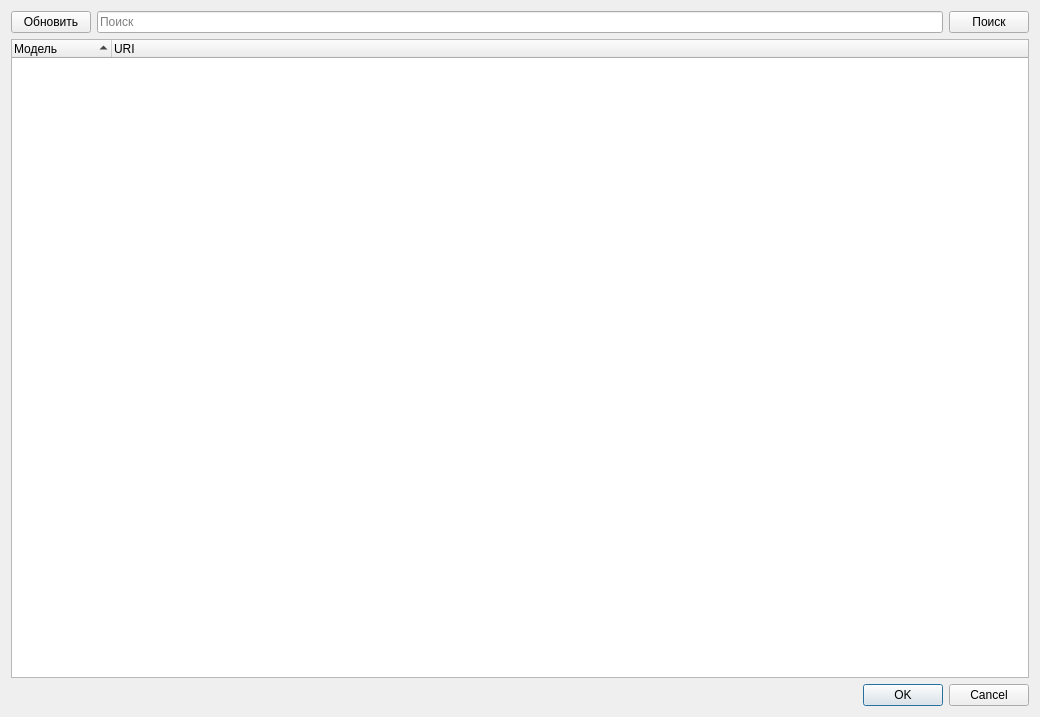
<?xml version="1.0" encoding="UTF-8"?>
<ui version="4.0">
 <class>USBWindow</class>
 <widget class="QDialog" name="USBWindow">
  <property name="geometry">
   <rect>
    <x>0</x>
    <y>0</y>
    <width>1040</width>
    <height>717</height>
   </rect>
  </property>
  <property name="windowTitle">
   <string>USB принтеры</string>
  </property>
  <property name="windowIcon">
   <iconset theme="printer"/>
  </property>
  <layout class="QVBoxLayout" name="verticalLayout_2">
   <item>
    <layout class="QVBoxLayout" name="verticalLayout">
     <item>
      <layout class="QHBoxLayout" name="horizontalLayout_7">
       <item>
        <widget class="QPushButton" name="pushButton_linked_update">
         <property name="text">
          <string>Обновить</string>
         </property>
        </widget>
       </item>
       <item>
        <widget class="QLineEdit" name="lineEdit_linked_search">
         <property name="placeholderText">
          <string>Поиск</string>
         </property>
        </widget>
       </item>
       <item>
        <widget class="QPushButton" name="pushButton_linked_search">
         <property name="text">
          <string>Поиск</string>
         </property>
        </widget>
       </item>
      </layout>
     </item>
     <item>
      <widget class="QTreeWidget" name="treeWidget_linked">
       <property name="contextMenuPolicy">
        <enum>Qt::ContextMenuPolicy::CustomContextMenu</enum>
       </property>
       <property name="rootIsDecorated">
        <bool>false</bool>
       </property>
       <property name="sortingEnabled">
        <bool>true</bool>
       </property>
       <column>
        <property name="text">
         <string>Модель</string>
        </property>
       </column>
       <column>
        <property name="text">
         <string>URI</string>
        </property>
       </column>
      </widget>
     </item>
    </layout>
   </item>
   <item>
    <widget class="QDialogButtonBox" name="buttonBox">
     <property name="orientation">
      <enum>Qt::Orientation::Horizontal</enum>
     </property>
     <property name="standardButtons">
      <set>QDialogButtonBox::StandardButton::Cancel|QDialogButtonBox::StandardButton::Ok</set>
     </property>
    </widget>
   </item>
  </layout>
 </widget>
 <resources/>
 <connections>
  <connection>
   <sender>buttonBox</sender>
   <signal>accepted()</signal>
   <receiver>USBWindow</receiver>
   <slot>accept()</slot>
   <hints>
    <hint type="sourcelabel">
     <x>248</x>
     <y>254</y>
    </hint>
    <hint type="destinationlabel">
     <x>157</x>
     <y>274</y>
    </hint>
   </hints>
  </connection>
  <connection>
   <sender>buttonBox</sender>
   <signal>rejected()</signal>
   <receiver>USBWindow</receiver>
   <slot>reject()</slot>
   <hints>
    <hint type="sourcelabel">
     <x>316</x>
     <y>260</y>
    </hint>
    <hint type="destinationlabel">
     <x>286</x>
     <y>274</y>
    </hint>
   </hints>
  </connection>
 </connections>
</ui>
